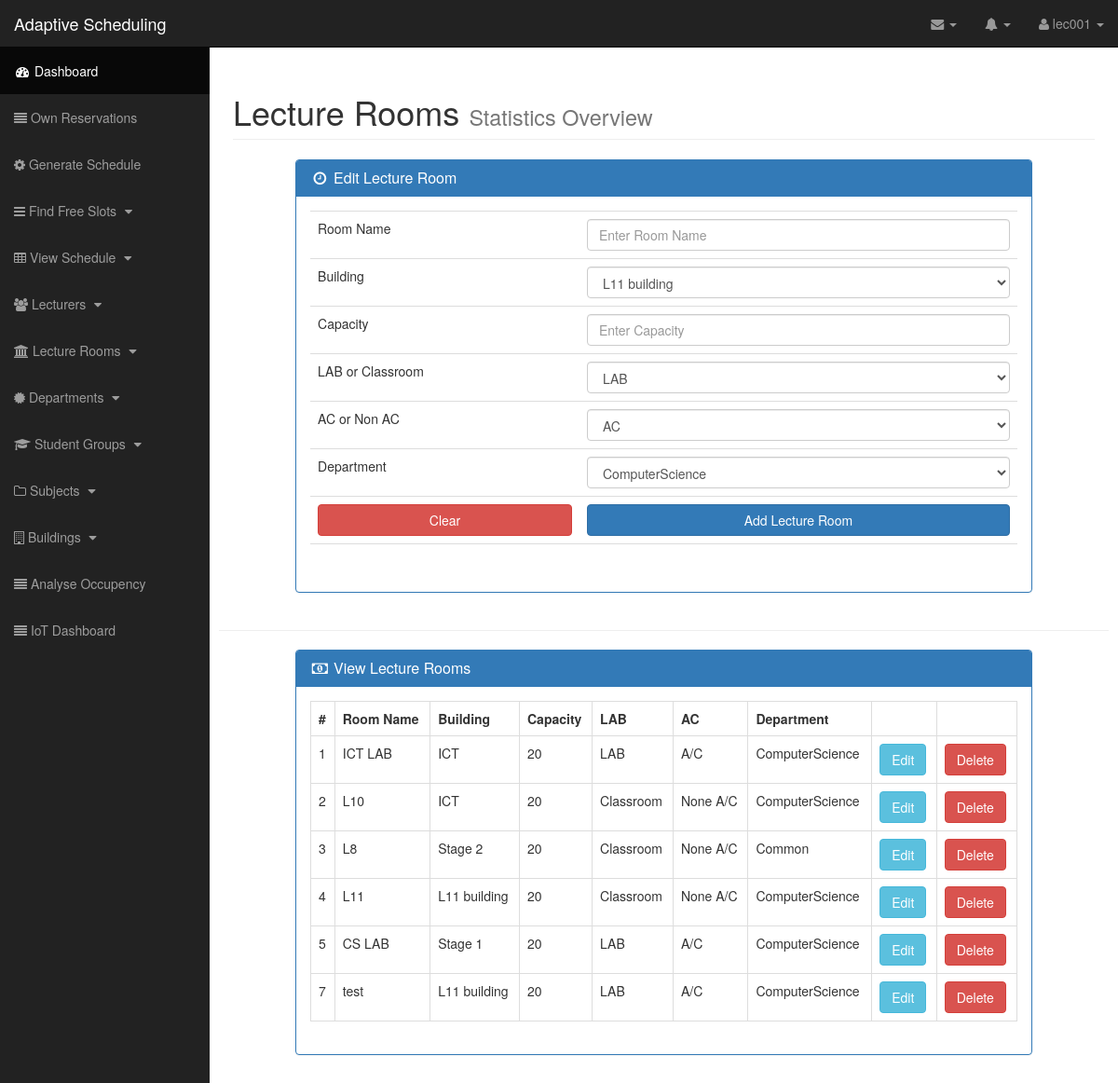
Screenshot of /room.php (signed in) with the database file from the repository.
### tables this page shows
CREATE TABLE `room` (
  `r_id` int(10) NOT NULL,
  `r_name` varchar(10) NOT NULL,
  `b_id` int(10) NOT NULL,
  `capacity` int(11) NOT NULL,
  `LAB` varchar(10) NOT NULL,
  `AC` varchar(10) NOT NULL,
  `dept_id` int(11) NOT NULL
);

CREATE TABLE `building` (
  `b_id` int(11) NOT NULL,
  `b_name` varchar(50) NOT NULL,
  `b_location` int(11) NOT NULL
);

CREATE TABLE `department` (
  `dept_id` int(11) NOT NULL,
  `dept_name` varchar(20) NOT NULL
);

### models/db.php (called while the page is built, shortened)
<?php
class Database
{
    public function __construct()
    {
        $this->con = mysqli_connect("localhost","root","","project");
    }
}
?>

### models/roomController.php (called while the page is built, shortened)
<?php
include "dataOperation.php";
$obj = new DataOperation;
?>

### models/dataOperation.php (called while the page is built, shortened)
<?php
include "db.php";
class DataOperation extends Database
{
    public function view_record($table){
        $sql = "SELECT * FROM ".$table;
        $array = array();
        $query = mysqli_query($this->con,$sql);
        while($row = mysqli_fetch_assoc($query)){
            $array[] = $row;
        }
        return $array;
    }
}
?>

### room.php (the view, shortened to what this page needs)
<?php
include "models/roomController.php";
include "models/connect.php";
if(isset($_SESSION['username'])) {
?>
<!DOCTYPE html>
<html lang="en">
<head>
    <link href="css/bootstrap.min.css" rel="stylesheet">
    <link href="css/sb-admin.css" rel="stylesheet">
    <link href="css/plugins/morris.css" rel="stylesheet">
    <link href="font-awesome/css/font-awesome.min.css" rel="stylesheet" type="text/css">
</head>
<body>
<div id="wrapper">
    <?php include 'template\navigation.php';?>
    <div id="page-wrapper">
        <div class="container-fluid">
            <div class="row">
                <div class="col-lg-12">
                    <h1 class="page-header">
                        Lecture Rooms <small>Statistics Overview</small>
                    </h1>
                </div>
            </div>
            <div class="row">
                <div class="col-lg-12">
                    </div>
                </div>
            </div>
            <div class="row">
                <div class="col-lg-1">
                </div>
                <div class="col-lg-10">
                    <div class="panel panel-primary">
                        <div class="panel-heading">
                            <h3 class="panel-title"><i class="fa fa-clock-o fa-fw"></i> Edit Lecture Room</h3>
                        </div>
                        <div class="panel-body">
                            <?php
                            if(isset($_GET["update"])){
                                $id = $_GET["id"];
                                $where = array("r_id"=>$id);
                                $row = $obj->select_record("room",$where);
                                ?>
                                <form method="post" action="models/roomController.php">
                                    <table class="table table-hover">
                                        <input type="hidden"  name="id" value="<?php echo $row["r_id"];?>">
                                        <tr>
                                            <td> Room Name</td>
                                            <td><input type="text" class="form-control" name="rname" value="<?php echo $row["r_name"];?>"> </td>
                                        </tr>
                                        <tr>
                                            <td> Capacity</td>
                                            <td><input type="number" class="form-control" name="cap" value="<?php echo $row["capacity"];?>"> </td>
                                        </tr>
                                        <tr>
                                            <td> LAB or Classroom</td>
                                            <td>
                                                <select class="form-control" id="ac" name="lab">
                                                    <option value="true" selected>LAB</option>
                                                    <option value="false">Classroom</option>
                                                </select>
                                            </td>
                                        </tr>
                                        <tr>
                                            <td> AC or Non AC</td>
                                            <td>
                                                <select class="form-control" id="ac" name="ac">
                                                    <option value="true" selected>AC</option>
                                                    <option value="false">Non AC</option>
                                                </select>
                                            </td>
                                        </tr>
                                        <tr>
                                            <td> Building</td>
                                            <td>
                                                <select class="form-control" id="building" name="building">
                                                    <?php
                                                    $row2 = $obj->view_record("building");
                                                    foreach ($row2 as $row) {
                                                        ?>
                                                        <option value="<?php echo $row["b_id"]; ?>" selected><?php echo $row["b_name"]; ?></option>
                                                        <?php
                                                    }
                                                    ?>
                                                </select>
                                            </td>
                                        </tr>
                                        <tr>
                                            <td> Department</td>
                                            <td>
                                                <select class="form-control" id="dpt" name="dpt">
                                                    <?php
                                                    $row2 = $obj->view_record("department");
                                                    foreach ($row2 as $row) {
                                                        ?>
                                                        <option value="<?php echo $row["dept_id"]; ?>" selected><?php echo $row["dept_name"]; ?></option>
                                                        <?php
                                                    }
                                                    ?>
                                                </select>
                                            </td>
                                        </tr>
                                        <tr>
                                            <td> </td>
                                            <td ><input type="submit" class="btn btn-success btn-block" name="edit" value="Update"></td>
                                        </tr>
                                    </table>
                                </form>
                                <?php
                            }
                            else{
                            ?>
                            <form method="post" action="models/roomController.php">
                                <table class="table table-hover">
                                    <tr>
                                        <td> Room Name</td>
                                        <td><input type="text" class="form-control" name="rname" placeholder="Enter Room Name"> </td>
                                    </tr>
                                        <tr>
                                            <td> Building</td>
                                            <td>
                                                <select class="form-control" id="building" name="building">
                                                    <?php
                                                    $row2 = $obj->view_record("building");
                                                    foreach ($row2 as $row) {
                                                    ?>
                                                    <option value="<?php echo $row["b_id"]; ?>" selected><?php echo $row["b_name"]; ?></option>
                                                        <?php
                                                    }
                                                    ?>
                                                </select>
                                            </td>
                                        </tr>
                                    <tr>
                                        <td> Capacity</td>
                                        <td><input type="number" class="form-control" name="cap" placeholder="Enter Capacity"> </td>
                                    </tr>
                                    <tr>
                                        <td> LAB or Classroom</td>
                                        <td>
                                            <select class="form-control" id="ac" name="lab">
                                                <option value="true" selected>LAB</option>
                                            </select>
                                        </td>
                                    </tr>
                                    <tr>
                                        <td> AC or Non AC</td>
                                        <td>
                                            <select class="form-control" id="ac" name="ac">
                                                <option value="true" selected>AC</option>
                                            </select>
                                        </td>
                                    </tr>
                                    <tr>
                                        <td> Department</td>
                                        <td>
                                            <select class="form-control" id="dpt" name="dpt">
                                                <?php
                                                $row2 = $obj->view_record("department");
                                                foreach ($row2 as $row) {
                                                ?>
                                                <option value="<?php echo $row["dept_id"]; ?>" selected><?php echo $row["dept_name"]; ?></option>
                                                    <?php
                                                }
                                                ?>
                                            </select>
                                        </td>
                                    </tr>
                                    <tr>
                                        <td  align="center"><input type="reset" class="btn btn-danger btn-block" name="reset" value="Clear"></td>
                                        <td  align="center"><input type="submit" class="btn btn-primary btn-block" name="addroom" value="Add Lecture Room"></td>
                                    </tr>
                                    <tr>
                                        <td colspan="2">
                                            <?php
                                            }
                                            ?>
                                        </td>
                                    </tr>
                                </table>
                            </form>
                        </div>
                    </div>
                </div>
                <div class="col-lg-1">
                </div>
            </div>
            <hr>
            <div class="row">
                <div class="col-lg-1">
                </div>
                <div class="col-lg-10">
                    <div class="panel panel-primary">
                        <div class="panel-heading">
                            <h3 class="panel-title"><i class="fa fa-money fa-fw"></i> View Lecture Rooms</h3>
                        </div>
                        <div class="panel-body">
                            <table class="table table-bordered table-hover">
                                <tr>
                                    <th>#</th>
                                    <th>Room Name</th>
                                    <th>Building</th>
                                    <th>Capacity</th>
                                    <th>LAB</th>
                                    <th>AC</th>
                                    <th>Department</th>
                                    <th>&nbsp;</th>
                                    <th>&nbsp;</th>
                                </tr>
                                <?php
                                $myrow = $obj->view_record("room");
                                foreach ($myrow as $row) {
                                    ?>
                                    <tr>
                                        <td><?php echo $row["r_id"]; ?></td>
                                        <td><?php echo $row["r_name"]; ?></td>
                                        <td><?php
                                            $b_id = $row["b_id"];
                                            $sql1 = "SELECT * FROM building WHERE b_id = $b_id";
                                            $result1 = mysqli_query($con, $sql1) or die("View erorr!!");
                                            if ($num1 = mysqli_num_rows($result1) > 0) {
                                                while ($row1 = mysqli_fetch_assoc($result1)) {
                                                    echo $row1["b_name"];
                                                }
                                            }
                                            ?></td>
                                        <td><?php echo $row["capacity"]; ?></td>
                                        <td><?php if ($row["LAB"]=="true") { echo "LAB";}
                                            else if ($row["LAB"]=="false") { echo "Classroom";}
                                            ?></td>
                                        <td><?php $ac =  $row["AC"];
                                            if($ac=="true"){echo "A/C";}
                                            else if($ac=="false"){echo "None A/C";}
                                            ?></td>
                                        <td><?php $dept =  $row["dept_id"];
                                            $sql2 = "SELECT * FROM department WHERE dept_id = $dept";
                                            $result2 = mysqli_query($con, $sql2) or die("View erorr!!");
                                            if ($num1 = mysqli_num_rows($result2) > 0) {
                                                while ($row2 = mysqli_fetch_assoc($result2)) {
                                                    echo $row2["dept_name"];
                                                }
                                            }
                                            ?>
                                        </td>
                                        <td><a href="room.php?update=1&id=<?php echo $row["r_id"]; ?>" class="btn btn-info">Edit</a></td>
                                        <td><a href="models/roomController.php?delete=1&id=<?php echo $row["r_id"]; ?>" class="btn btn-danger">Delete</a></td>
                                    </tr>
                                    <?php
                                }
                                ?>
                            </table>
                        </div>
                    </div>
                </div>
                <div class="col-lg-1">
                </div>
            </div>
        </div>
    </div>
</body>
</html>
    <?php
}
else{
    $_SESSION['msg'] = "Login to continue";
    header('location:login.php');
    echo $_SESSION['msg'];
}
?>

### rows the page displays
room: r_id "1", r_name "ICT LAB", capacity "20", LAB "LAB", AC "A/C"
building: b_name "ICT"
department: dept_name "ComputerScience"
room: r_id "2", r_name "L10", capacity "20", LAB "Classroom", AC "None A/C"
room: r_id "3", r_name "L8", capacity "20", LAB "Classroom", AC "None A/C"
building: b_name "Stage 2"
department: dept_name "Common"
room: r_id "4", r_name "L11", capacity "20", LAB "Classroom", AC "None A/C"
building: b_name "L11 building"
room: r_id "5", r_name "CS LAB", capacity "20", LAB "LAB", AC "A/C"
building: b_name "Stage 1"
room: r_id "7", r_name "test", capacity "20", LAB "LAB", AC "A/C"

### other values shown
$_SESSION['username'] "lec001"
form field building "L11 building"
form field dpt "ComputerScience"
